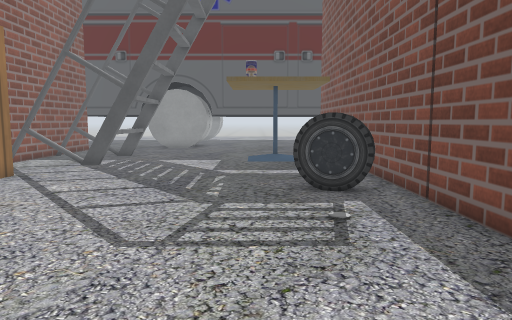
View 1 (above)

17 first-person views from a walk through a world built for the Gazebo simulator. The camera is 0.38 m above the floor, tilts 6° down and sees 70° across. The floor is counted in squares, 0.2 m on a side. Each view is taken from the middle of a square. On the plan, view 1 faces up. The plan holds only what a view shows up to about 18 squares ahead; the rest is blank. The place goes on beyond the plan. Robots are left out. Simple patterns stand in for the simulator's built-in surfaces. Some stock models are drawn as simple stand-ins. Some surface patterns are stand-ins.

View 2
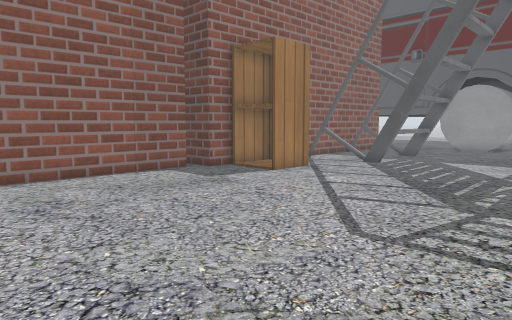

View 3
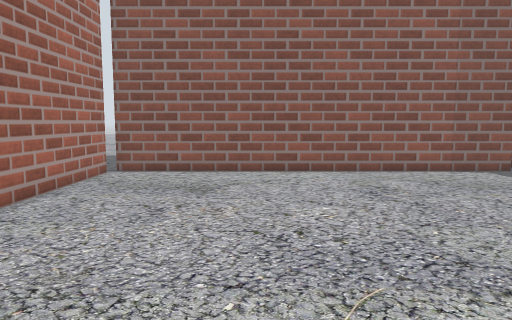

View 4
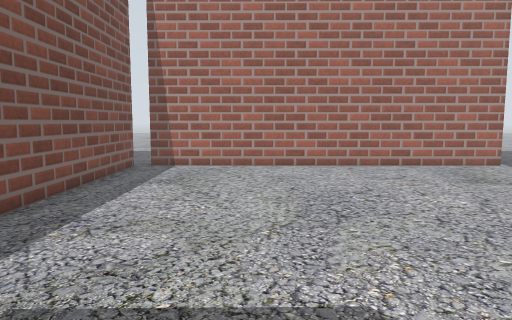

View 5
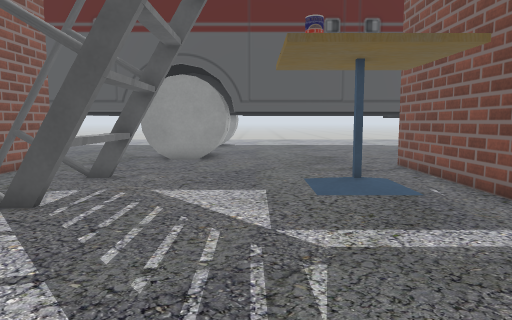

View 6
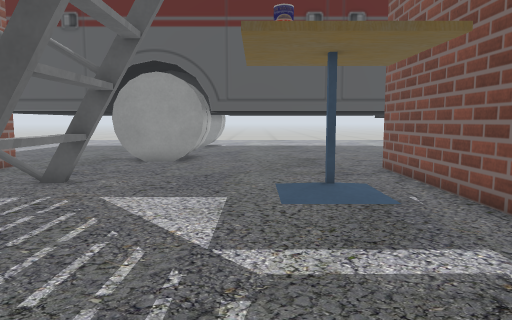

View 7
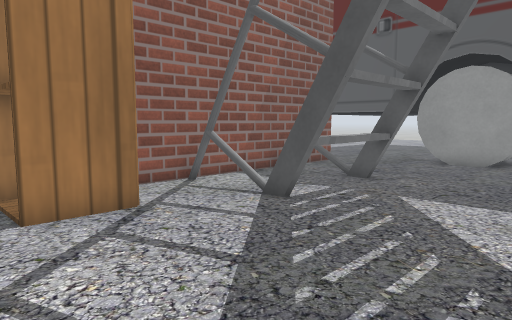

View 8
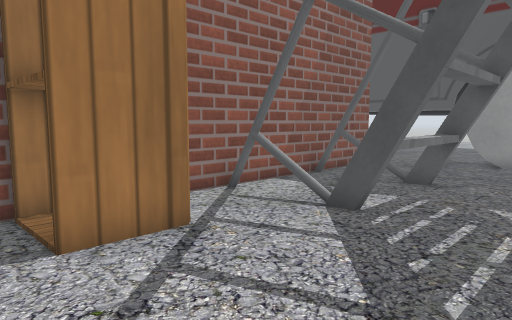

View 9
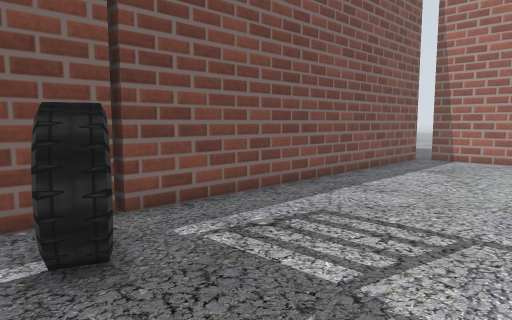

View 10
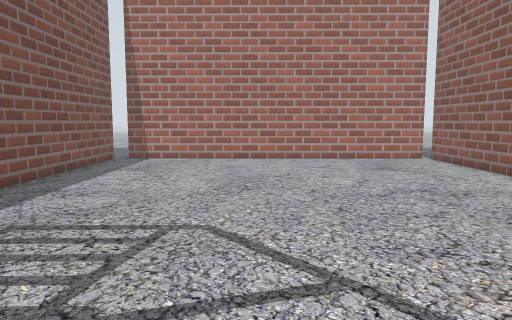

View 11
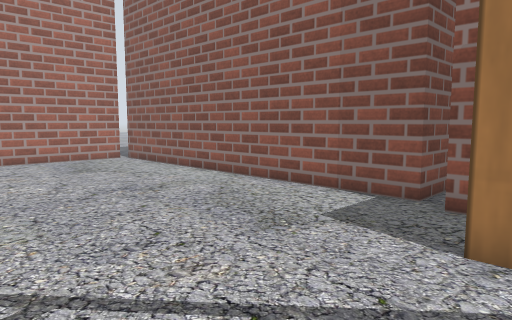

View 12
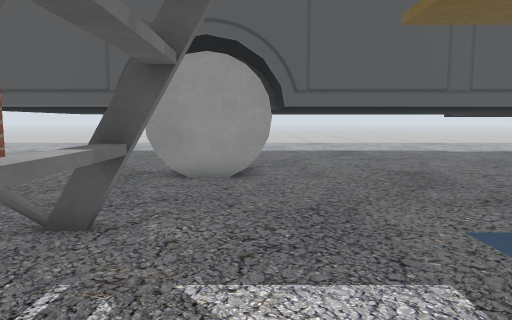

View 13
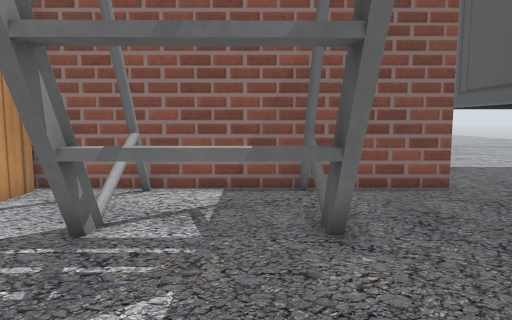

View 14
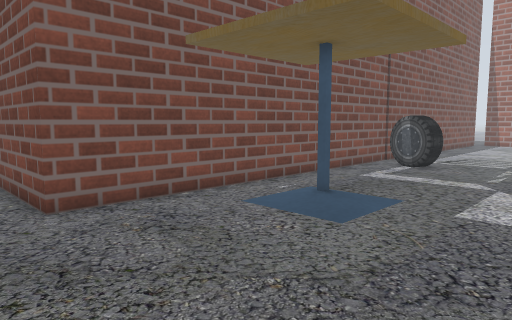

View 15
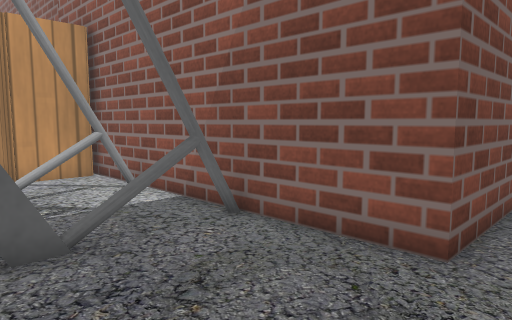

View 16
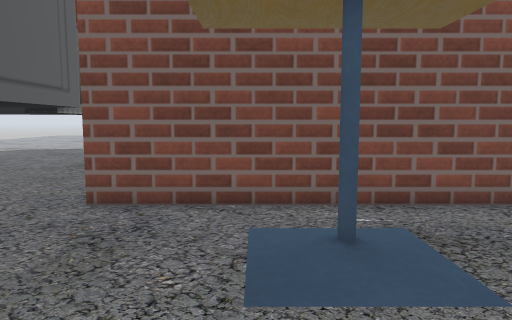

View 17
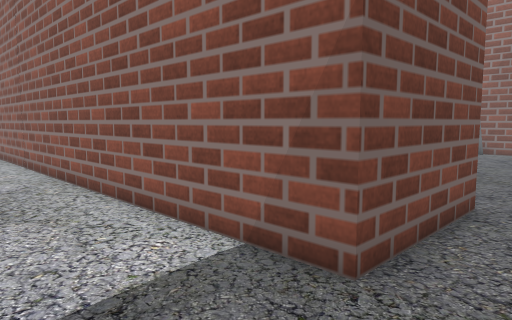

### Floor plan
Key: @ floor where view 1 was taken; # wall or solid block; . main floor; : floor 0.05 m higher than the main floor; B brick block; T cafe table; L ladder; C cabinet; A car.
Columns run from 14 left of view 1 to 13 right of it. Each row starts with its distance up from view 1.
 29           ##           #
 28       #   ##           #  #
 27       ######          #####
 26 #######....############.   .
 25 .........................
 24 BBBB..............BBBBBB..
 23    B..............B    B...
 22    B..............B    B...
 21    B..............B    B...
 20    LLL.LLL........B    B...
 19    B...LL......T..B    B...
 18    B...LLL.....:..B    B...
 17    B...LLL........B    B...
 16    LLLLLLL........B    B..
 15    B..............B    B..
 14    B..............B    B..
 13    CCC............B    B..
 12    CCC............B    B..
 11    CCC.........AA.B    B.
 10  BBB...........AAAB    B.
  9 BBB...............B    B.
  8   B...............B    B.
  7   B...............B    B.
  6   B...............B    B
  5   B...............B    B
  4   B...............B    B
  3   B...............B
  2   B...............B
  1   B...............B
  0   B...........@...B
 -1   B...............B
 -2   B...............B
 -3   B...............B
 -4   B...............B
 -5   B...............B
 -6   B...............B
 -7   .BBBBBBBBBBBBBBB.

Positions as (right, up) in squares from view 1, and headings:
1: (0, 0), facing up
2: (1, 0), facing up-left
3: (2, -1), facing left
4: (-1, 9), facing down
5: (-2, 8), facing up
6: (-1, 9), facing up
7: (-1, 9), facing up-left
8: (-3, 9), facing up-left
9: (-3, 12), facing down-right
10: (-3, 12), facing down
11: (-3, 12), facing down-left
12: (-4, 14), facing up
13: (-1, 19), facing left
14: (-4, 26), facing down-right
15: (-6, 26), facing down-left
16: (-4, 20), facing right
17: (13, 26), facing down-left
